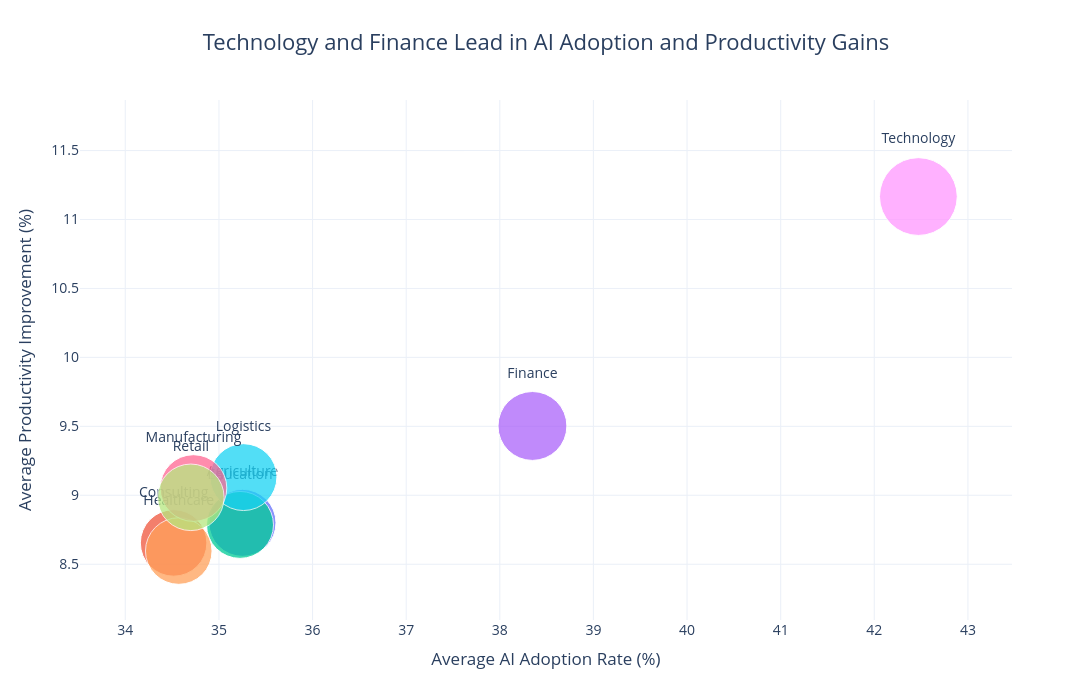

Source (notebook cell):
### Code cell
import plotly.express as px

industry_ai_value = (
    df_company
    .groupby("industry")
    [
        [
            "ai_adoption_rate",
            "productivity_change_percent",
            "ai_budget_percentage",
            "ai_maturity_score"
        ]
    ]
    .mean()
    .reset_index()
)

fig = px.scatter(
    industry_ai_value,
    x="ai_adoption_rate",
    y="productivity_change_percent",
    size="ai_budget_percentage",
    color="industry",
    text="industry",
    hover_name="industry",
    hover_data={
        "ai_adoption_rate":":.1f",
        "productivity_change_percent":":.1f",
        "ai_budget_percentage":":.1f",
        "ai_maturity_score":":.2f"
    },
    size_max=55,
    title="Technology and Finance Lead in AI Adoption and Productivity Gains",
    labels={
        "ai_adoption_rate":"Average AI Adoption Rate (%)",
        "productivity_change_percent":"Average Productivity Improvement (%)",
        "ai_budget_percentage":"Average AI Budget (%)",
        "ai_maturity_score":"AI Maturity Score",
        "industry":"Industry"
    }
)

fig.update_traces(
    textposition="top center",
    marker=dict(
        opacity=0.75,
        line=dict(width=1, color="white")
    )
)

fig.update_layout(
    template="plotly_white",
    width=1100,
    height=700,
    title={
        "x":0.5,
        "font":{"size":22}
    },
    font=dict(size=14),
    showlegend=False
)

fig.update_xaxes(
    range=[
        industry_ai_value["ai_adoption_rate"].min() - 1,
        industry_ai_value["ai_adoption_rate"].max() + 1
    ]
)

fig.update_yaxes(
    range=[
        industry_ai_value["productivity_change_percent"].min() - .5,
        industry_ai_value["productivity_change_percent"].max() + .7
    ]
)

fig.show()

### Figure 1 — Plotly figure (JSON) as saved in the notebook; plotly's stock layout.template omitted (floating-point values rounded to 4 significant figures)
{"data": [{"customdata": [[9.053, 0.3322]], "hovertemplate": "<b>%{hovertext}</b><br><br>Industry=%{text}<br>Average AI Adoption Rate (%)=%{x:.1f}<br>Average Productivity Improvement (%)=%{y:.1f}<br>Average AI Budget (%)=%{customdata[0]:.1f}<br>AI Maturity Score=%{customdata[1]:.2f}<extra></extra>", "hovertext": ["Agriculture"], "legendgroup": "Agriculture", "marker": {"color": "#636efa", "line": {"color": "white", "width": 1}, "opacity": 0.75, "size": [9.053], "sizemode": "area", "sizeref": 0.00403, "symbol": "circle"}, "mode": "markers+text", "name": "Agriculture", "orientation": "v", "showlegend": true, "text": ["Agriculture"], "textposition": "top center", "type": "scatter", "x": [35.25], "xaxis": "x", "y": [8.8], "yaxis": "y"}, {"customdata": [[8.918, 0.3277]], "hovertemplate": "<b>%{hovertext}</b><br><br>Industry=%{text}<br>Average AI Adoption Rate (%)=%{x:.1f}<br>Average Productivity Improvement (%)=%{y:.1f}<br>Average AI Budget (%)=%{customdata[0]:.1f}<br>AI Maturity Score=%{customdata[1]:.2f}<extra></extra>", "hovertext": ["Consulting"], "legendgroup": "Consulting", "marker": {"color": "#EF553B", "line": {"color": "white", "width": 1}, "opacity": 0.75, "size": [8.918], "sizemode": "area", "sizeref": 0.00403, "symbol": "circle"}, "mode": "markers+text", "name": "Consulting", "orientation": "v", "showlegend": true, "text": ["Consulting"], "textposition": "top center", "type": "scatter", "x": [34.52], "xaxis": "x", "y": [8.655], "yaxis": "y"}, {"customdata": [[9.043, 0.3343]], "hovertemplate": "<b>%{hovertext}</b><br><br>Industry=%{text}<br>Average AI Adoption Rate (%)=%{x:.1f}<br>Average Productivity Improvement (%)=%{y:.1f}<br>Average AI Budget (%)=%{customdata[0]:.1f}<br>AI Maturity Score=%{customdata[1]:.2f}<extra></extra>", "hovertext": ["Education"], "legendgroup": "Education", "marker": {"color": "#00cc96", "line": {"color": "white", "width": 1}, "opacity": 0.75, "size": [9.043], "sizemode": "area", "sizeref": 0.00403, "symbol": "circle"}, "mode": "markers+text", "name": "Education", "orientation": "v", "showlegend": true, "text": ["Education"], "textposition": "top center", "type": "scatter", "x": [35.23], "xaxis": "x", "y": [8.786], "yaxis": "y"}, {"customdata": [[9.564, 0.3549]], "hovertemplate": "<b>%{hovertext}</b><br><br>Industry=%{text}<br>Average AI Adoption Rate (%)=%{x:.1f}<br>Average Productivity Improvement (%)=%{y:.1f}<br>Average AI Budget (%)=%{customdata[0]:.1f}<br>AI Maturity Score=%{customdata[1]:.2f}<extra></extra>", "hovertext": ["Finance"], "legendgroup": "Finance", "marker": {"color": "#ab63fa", "line": {"color": "white", "width": 1}, "opacity": 0.75, "size": [9.564], "sizemode": "area", "sizeref": 0.00403, "symbol": "circle"}, "mode": "markers+text", "name": "Finance", "orientation": "v", "showlegend": true, "text": ["Finance"], "textposition": "top center", "type": "scatter", "x": [38.35], "xaxis": "x", "y": [9.503], "yaxis": "y"}, {"customdata": [[8.934, 0.3282]], "hovertemplate": "<b>%{hovertext}</b><br><br>Industry=%{text}<br>Average AI Adoption Rate (%)=%{x:.1f}<br>Average Productivity Improvement (%)=%{y:.1f}<br>Average AI Budget (%)=%{customdata[0]:.1f}<br>AI Maturity Score=%{customdata[1]:.2f}<extra></extra>", "hovertext": ["Healthcare"], "legendgroup": "Healthcare", "marker": {"color": "#FFA15A", "line": {"color": "white", "width": 1}, "opacity": 0.75, "size": [8.934], "sizemode": "area", "sizeref": 0.00403, "symbol": "circle"}, "mode": "markers+text", "name": "Healthcare", "orientation": "v", "showlegend": true, "text": ["Healthcare"], "textposition": "top center", "type": "scatter", "x": [34.57], "xaxis": "x", "y": [8.596], "yaxis": "y"}, {"customdata": [[9.015, 0.3322]], "hovertemplate": "<b>%{hovertext}</b><br><br>Industry=%{text}<br>Average AI Adoption Rate (%)=%{x:.1f}<br>Average Productivity Improvement (%)=%{y:.1f}<br>Average AI Budget (%)=%{customdata[0]:.1f}<br>AI Maturity Score=%{customdata[1]:.2f}<extra></extra>", "hovertext": ["Logistics"], "legendgroup": "Logistics", "marker": {"color": "#19d3f3", "line": {"color": "white", "width": 1}, "opacity": 0.75, "size": [9.015], "sizemode": "area", "sizeref": 0.00403, "symbol": "circle"}, "mode": "markers+text", "name": "Logistics", "orientation": "v", "showlegend": true, "text": ["Logistics"], "textposition": "top center", "type": "scatter", "x": [35.26], "xaxis": "x", "y": [9.132], "yaxis": "y"}, {"customdata": [[8.97, 0.3293]], "hovertemplate": "<b>%{hovertext}</b><br><br>Industry=%{text}<br>Average AI Adoption Rate (%)=%{x:.1f}<br>Average Productivity Improvement (%)=%{y:.1f}<br>Average AI Budget (%)=%{customdata[0]:.1f}<br>AI Maturity Score=%{customdata[1]:.2f}<extra></extra>", "hovertext": ["Manufacturing"], "legendgroup": "Manufacturing", "marker": {"color": "#FF6692", "line": {"color": "white", "width": 1}, "opacity": 0.75, "size": [8.97], "sizemode": "area", "sizeref": 0.00403, "symbol": "circle"}, "mode": "markers+text", "name": "Manufacturing", "orientation": "v", "showlegend": true, "text": ["Manufacturing"], "textposition": "top center", "type": "scatter", "x": [34.73], "xaxis": "x", "y": [9.053], "yaxis": "y"}, {"customdata": [[8.929, 0.3275]], "hovertemplate": "<b>%{hovertext}</b><br><br>Industry=%{text}<br>Average AI Adoption Rate (%)=%{x:.1f}<br>Average Productivity Improvement (%)=%{y:.1f}<br>Average AI Budget (%)=%{customdata[0]:.1f}<br>AI Maturity Score=%{customdata[1]:.2f}<extra></extra>", "hovertext": ["Retail"], "legendgroup": "Retail", "marker": {"color": "#B6E880", "line": {"color": "white", "width": 1}, "opacity": 0.75, "size": [8.929], "sizemode": "area", "sizeref": 0.00403, "symbol": "circle"}, "mode": "markers+text", "name": "Retail", "orientation": "v", "showlegend": true, "text": ["Retail"], "textposition": "top center", "type": "scatter", "x": [34.7], "xaxis": "x", "y": [8.985], "yaxis": "y"}, {"customdata": [[12.19, 0.41]], "hovertemplate": "<b>%{hovertext}</b><br><br>Industry=%{text}<br>Average AI Adoption Rate (%)=%{x:.1f}<br>Average Productivity Improvement (%)=%{y:.1f}<br>Average AI Budget (%)=%{customdata[0]:.1f}<br>AI Maturity Score=%{customdata[1]:.2f}<extra></extra>", "hovertext": ["Technology"], "legendgroup": "Technology", "marker": {"color": "#FF97FF", "line": {"color": "white", "width": 1}, "opacity": 0.75, "size": [12.19], "sizemode": "area", "sizeref": 0.00403, "symbol": "circle"}, "mode": "markers+text", "name": "Technology", "orientation": "v", "showlegend": true, "text": ["Technology"], "textposition": "top center", "type": "scatter", "x": [42.47], "xaxis": "x", "y": [11.17], "yaxis": "y"}], "layout": {"font": {"size": 14}, "height": 700, "legend": {"itemsizing": "constant", "title": {"text": "Industry"}, "tracegroupgap": 0}, "showlegend": false, "title": {"font": {"size": 22}, "text": "Technology and Finance Lead in AI Adoption and Productivity Gains", "x": 0.5}, "width": 1100, "xaxis": {"anchor": "y", "domain": [0, 1], "range": [33.52, 43.47], "title": {"text": "Average AI Adoption Rate (%)"}}, "yaxis": {"anchor": "x", "domain": [0, 1], "range": [8.096, 11.87], "title": {"text": "Average Productivity Improvement (%)"}}}}
